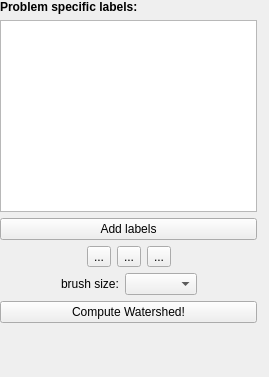
<?xml version="1.0" encoding="UTF-8"?>
<ui version="4.0">
 <class>containingWidget</class>
 <widget class="QWidget" name="containingWidget">
  <property name="geometry">
   <rect>
    <x>0</x>
    <y>0</y>
    <width>269</width>
    <height>377</height>
   </rect>
  </property>
  <property name="sizePolicy">
   <sizepolicy hsizetype="Preferred" vsizetype="Preferred">
    <horstretch>1</horstretch>
    <verstretch>0</verstretch>
   </sizepolicy>
  </property>
  <property name="minimumSize">
   <size>
    <width>256</width>
    <height>0</height>
   </size>
  </property>
  <property name="baseSize">
   <size>
    <width>0</width>
    <height>0</height>
   </size>
  </property>
  <property name="windowTitle">
   <string>Form</string>
  </property>
  <layout class="QHBoxLayout" name="horizontalLayout_3">
   <property name="leftMargin">
    <number>0</number>
   </property>
   <property name="topMargin">
    <number>0</number>
   </property>
   <property name="rightMargin">
    <number>12</number>
   </property>
   <property name="bottomMargin">
    <number>0</number>
   </property>
   <item>
    <layout class="QVBoxLayout" name="verticalLayout">
     <item>
      <widget class="QLabel" name="label">
       <property name="sizePolicy">
        <sizepolicy hsizetype="Preferred" vsizetype="Fixed">
         <horstretch>0</horstretch>
         <verstretch>0</verstretch>
        </sizepolicy>
       </property>
       <property name="text">
        <string>&lt;b&gt;Problem specific labels:&lt;/b&gt;</string>
       </property>
      </widget>
     </item>
     <item>
      <widget class="LabelListView" name="labelListView">
       <property name="sizePolicy">
        <sizepolicy hsizetype="Minimum" vsizetype="Fixed">
         <horstretch>0</horstretch>
         <verstretch>0</verstretch>
        </sizepolicy>
       </property>
       <property name="minimumSize">
        <size>
         <width>0</width>
         <height>192</height>
        </size>
       </property>
      </widget>
     </item>
     <item>
      <widget class="QPushButton" name="AddLabelButton">
       <property name="styleSheet">
        <string notr="true"/>
       </property>
       <property name="text">
        <string>Add labels</string>
       </property>
      </widget>
     </item>
     <item>
      <layout class="QHBoxLayout" name="horizontalLayout" stretch="0,0,0,1,0">
       <property name="sizeConstraint">
        <enum>QLayout::SetDefaultConstraint</enum>
       </property>
       <item>
        <spacer name="horizontalSpacer_2">
         <property name="orientation">
          <enum>Qt::Horizontal</enum>
         </property>
         <property name="sizeHint" stdset="0">
          <size>
           <width>40</width>
           <height>20</height>
          </size>
         </property>
        </spacer>
       </item>
       <item>
        <widget class="QToolButton" name="arrowToolButton">
         <property name="text">
          <string>...</string>
         </property>
        </widget>
       </item>
       <item>
        <widget class="QToolButton" name="paintToolButton">
         <property name="text">
          <string>...</string>
         </property>
        </widget>
       </item>
       <item>
        <widget class="QToolButton" name="eraserToolButton">
         <property name="text">
          <string>...</string>
         </property>
         <property name="autoRaise">
          <bool>false</bool>
         </property>
        </widget>
       </item>
       <item>
        <spacer name="horizontalSpacer">
         <property name="orientation">
          <enum>Qt::Horizontal</enum>
         </property>
         <property name="sizeHint" stdset="0">
          <size>
           <width>40</width>
           <height>20</height>
          </size>
         </property>
        </spacer>
       </item>
      </layout>
     </item>
     <item>
      <layout class="QHBoxLayout" name="horizontalLayout_2">
       <item>
        <spacer name="horizontalSpacer_3">
         <property name="orientation">
          <enum>Qt::Horizontal</enum>
         </property>
         <property name="sizeHint" stdset="0">
          <size>
           <width>40</width>
           <height>20</height>
          </size>
         </property>
        </spacer>
       </item>
       <item>
        <widget class="QLabel" name="brushSizeCaption">
         <property name="text">
          <string>brush size:</string>
         </property>
        </widget>
       </item>
       <item>
        <widget class="QComboBox" name="brushSizeComboBox"/>
       </item>
       <item>
        <spacer name="horizontalSpacer_4">
         <property name="orientation">
          <enum>Qt::Horizontal</enum>
         </property>
         <property name="sizeHint" stdset="0">
          <size>
           <width>40</width>
           <height>20</height>
          </size>
         </property>
        </spacer>
       </item>
      </layout>
     </item>
     <item>
      <widget class="QPushButton" name="computeWatershedButton">
       <property name="text">
        <string>Compute Watershed!</string>
       </property>
      </widget>
     </item>
     <item>
      <spacer name="verticalSpacer">
       <property name="orientation">
        <enum>Qt::Vertical</enum>
       </property>
       <property name="sizeHint" stdset="0">
        <size>
         <width>20</width>
         <height>40</height>
        </size>
       </property>
      </spacer>
     </item>
    </layout>
   </item>
  </layout>
 </widget>
 <customwidgets>
  <customwidget>
   <class>LabelListView</class>
   <extends>QTableView</extends>
   <header>ilastik.widgets.labelListView</header>
  </customwidget>
 </customwidgets>
 <resources/>
 <connections/>
</ui>
